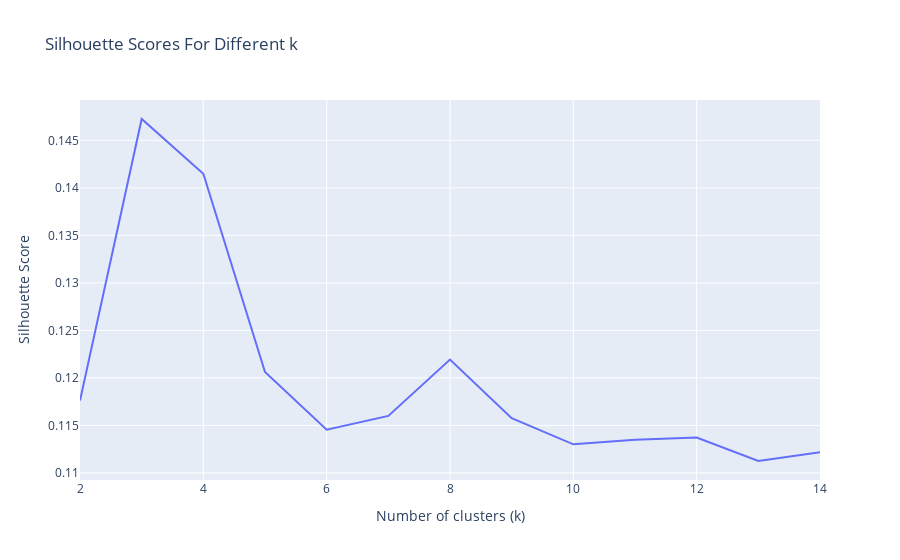

Write notebook code for a chart like this one.
### Markdown cell above
### Double-checking with silhouette scores 🔍

The elbow method gave us a hint, but let's validate with silhouette analysis - measuring cluster cohesion and separation...

### Find optimal number of clusters using silhouette score

### Code cell
## find optimal number of clusters using silhouette score
silhouette_scores = []

# transform features once to avoid repeated work
#X_clust = preprocessor.fit_transform(subscribed_customers_features)

for k in range(2, 15):
    kmeans = KMeans(n_clusters=k, random_state=42)
    cluster_labels = kmeans.fit_predict(subscribed_customers_features_processed)
    silhouette_avg = silhouette_score(subscribed_customers_features_processed, cluster_labels)
    silhouette_scores.append(silhouette_avg)
    print(f"For n_clusters = {k}, the average silhouette_score is : {silhouette_avg}")

# plot silhouette scores
fig = px.line(x=list(range(2, 15)), y=silhouette_scores,
              title='Silhouette Scores For Different k',
              labels={'x':'Number of clusters (k)', 'y':'Silhouette Score'})
fig.show()
fig.write_image('../../reports/figures/silhouette_scores_kmeans.png')

### Figure 1 — Plotly figure (JSON) as saved in the notebook; plotly's stock layout.template omitted (floating-point values rounded to 4 significant figures)
{"data": [{"hovertemplate": "Number of clusters (k)=%{x}<br>Silhouette Score=%{y}<extra></extra>", "legendgroup": "", "line": {"color": "#636efa", "dash": "solid"}, "marker": {"symbol": "circle"}, "mode": "lines", "name": "", "orientation": "v", "showlegend": false, "type": "scatter", "x": [2, 3, 4, 5, 6, 7, 8, 9, 10, 11, 12, 13, 14], "xaxis": "x", "y": [0.1176, 0.1472, 0.1415, 0.1206, 0.1146, 0.116, 0.1219, 0.1158, 0.113, 0.1135, 0.1137, 0.1113, 0.1122], "yaxis": "y"}], "layout": {"legend": {"tracegroupgap": 0}, "title": {"text": "Silhouette Scores For Different k"}, "xaxis": {"anchor": "y", "domain": [0, 1], "title": {"text": "Number of clusters (k)"}}, "yaxis": {"anchor": "x", "domain": [0, 1], "title": {"text": "Silhouette Score"}}}}
